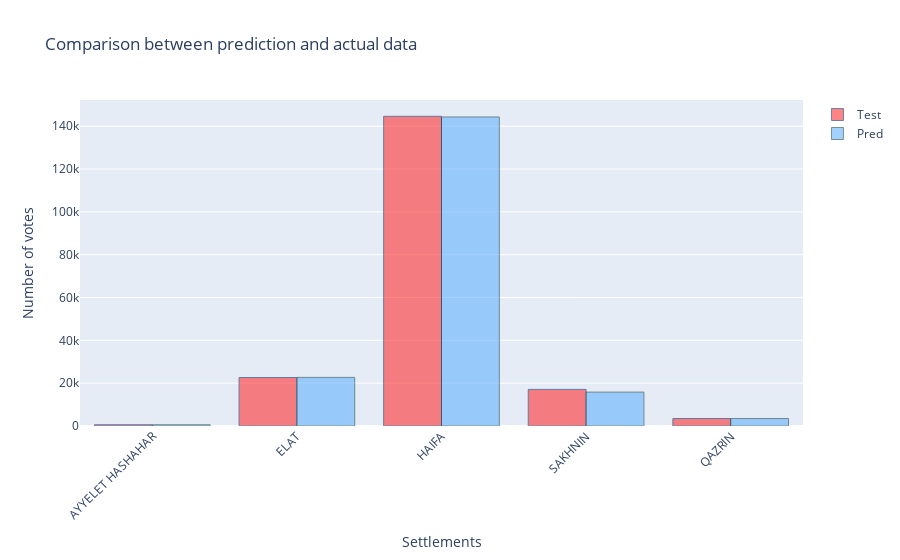

Here is the notebook cell this chart was saved with:
### Code cell
fig = go.Figure(data=[
    go.Bar(name='Test', x=results.index, y=results['actual'],  textposition='auto', 
           marker_color='rgb(255,51,51)', marker_line_color='rgb(8,48,107)',marker_line_width=1, opacity=0.6),
    go.Bar(name='Pred', x=results.index, y=results['prediction'],  textposition='auto',
           marker_color='rgb(102,178,255)', marker_line_color='rgb(30,70,70)',marker_line_width=1, opacity=0.6)
])

# Change the bar mode
fig.update_layout(barmode='group', xaxis_tickangle=-45)
fig.update_layout(title_text='Comparison between prediction and actual data', xaxis_title="Settlements",
    yaxis_title="Number of votes",)
fig.show()

### Figure 1 — Plotly figure (JSON) as saved in the notebook; plotly's stock layout.template omitted (floating-point values rounded to 4 significant figures)
{"data": [{"marker": {"color": "rgb(255,51,51)", "line": {"color": "rgb(8,48,107)", "width": 1}}, "name": "Test", "opacity": 0.6, "textposition": "auto", "type": "bar", "x": ["AYYELET HASHAHAR", "ELAT", "HAIFA", "SAKHNIN", "QAZRIN"], "y": [585, 22636, 144625, 17085, 3498]}, {"marker": {"color": "rgb(102,178,255)", "line": {"color": "rgb(30,70,70)", "width": 1}}, "name": "Pred", "opacity": 0.6, "textposition": "auto", "type": "bar", "x": ["AYYELET HASHAHAR", "ELAT", "HAIFA", "SAKHNIN", "QAZRIN"], "y": [580, 22699, 144310, 15833, 3484.0]}], "layout": {"barmode": "group", "title": {"text": "Comparison between prediction and actual data"}, "xaxis": {"tickangle": -45, "title": {"text": "Settlements"}}, "yaxis": {"title": {"text": "Number of votes"}}}}
